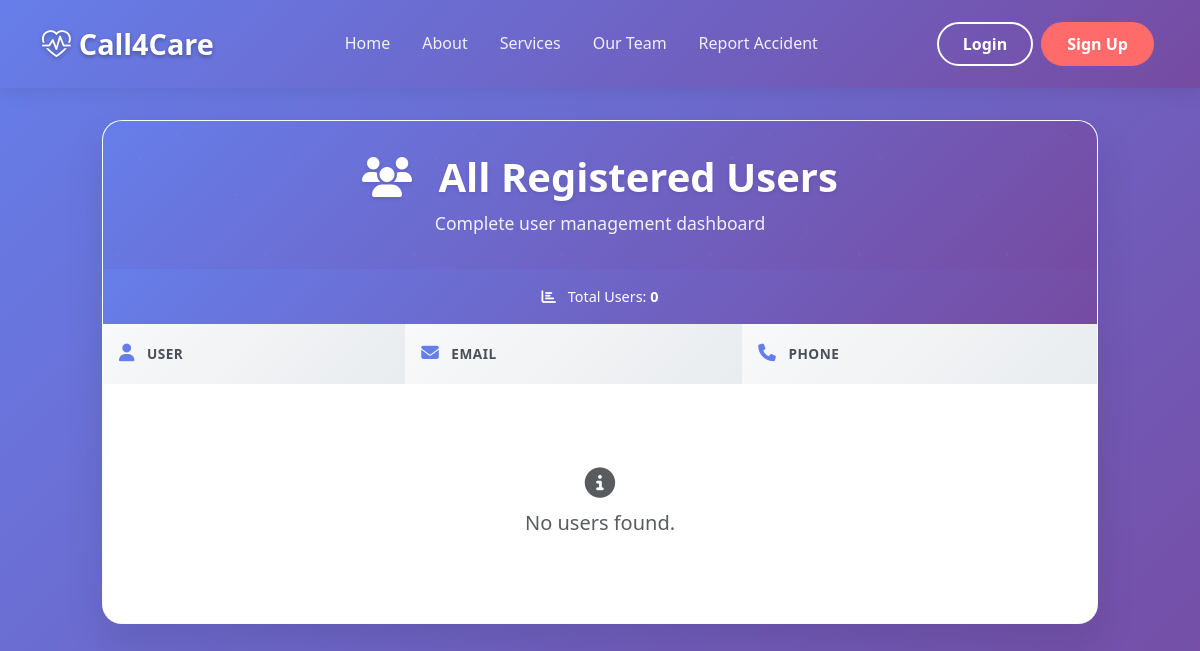
/accounts/Registered_Users/, run on an earlier commit of the app's database.
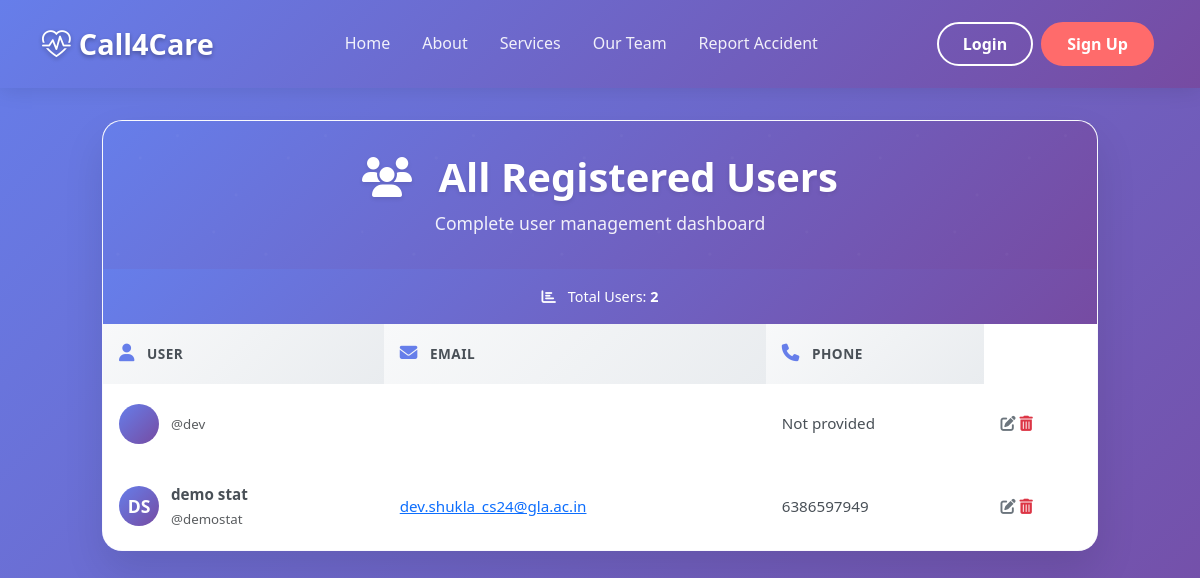
And on a later commit of the database.
### home/models.py (models this page shows)
class Student(User):
    phone_number = models.CharField(max_length=10)
    class Meta:
        verbose_name = "Student"
        verbose_name_plural = "Students"

### accounts/views.py (the view)
# urls.py: path('Registered_Users/',views.read,name="read"),
def read(request):
    Users = Student.objects.all().order_by('-id')
    parameters = {
        "Users" : Users
    }
    return render(request,"Details_every/in.html",parameters)

### templates/Details_Every/in.html (shortened to what this page needs)
{% extends "home/base.html" %}
{% block body %}
<div class="container-fluid dashboard-container">
    <div class="row justify-content-center">
        <div class="col-11 col-lg-10">
            <div class="dashboard-card fade-in">
                <div class="dashboard-header">
                    <h1 class="dashboard-title">
                        <i class="fas fa-users me-3"></i>
                        All Registered Users
                    </h1>
                    <p class="dashboard-subtitle mb-0">
                        Complete user management dashboard
                    </p>
                </div>
                <div class="stats-bar">
                    <i class="fas fa-chart-bar me-2"></i>
                    Total Users: <strong>{{ Users|length }}</strong>
                </div>
                <div class="table-responsive">
                    <table class="users-table table table-hover">
                        <thead>
                            <tr>
                                <th scope="col">
                                    <i class="fas fa-user table-icon"></i>
                                    User
                                </th>
                                <th scope="col">
                                    <i class="fas fa-envelope table-icon"></i>
                                    Email
                                </th>
                                <th scope="col">
                                    <i class="fas fa-phone table-icon"></i>
                                    Phone
                                </th>
                            </tr>
                        </thead>
                        <tbody>
                            {% if Users %}
                            {% for User in Users %}
                            <tr>
                                <td>
                                    <div class="d-flex align-items-center">
                                        <div class="user-avatar">
                                            {{ User.first_name|first|upper }}{{ User.last_name|first|upper }}
                                        </div>
                                        <div>
                                            <div class="fw-semibold">
                                                {{ User.first_name }} {{ User.last_name }}
                                            </div>
                                            <small class="text-muted">
                                                @{{ User.username|default:User.first_name|lower }}
                                            </small>
                                        </div>
                                    </div>
                                </td>
                                <td>
                                    <a href="mailto:{{ User.email }}" class="User-email">
                                        {{ User.email }}
                                    </a>
                                </td>
                                <td>
                                    <span class="User-phone">
                                        {{ User.phone_number|default:"Not provided" }}
                                    </span>
                                </td>
                                <td>
                                    <a href="{% url 'edit_User' User.id %}" class="text-secondary text-decoration-none">
                                        <i class="fas fa-edit"></i>
                                    </a>
                                    <a href="{% url 'delete_User' User.id %}" class="text-danger text-decoration-none">
                                        <i class="fas fa-trash-alt"></i>
                                    </a>
                                </td>
                            </tr>
                            {% endfor %}
                            {% else %}
                            <td colspan="3">
                                <div class="d-flex justify-content-center align-items-center" style="height: 200px;">
                                    <div class="text-center text-muted">
                                        <i class="fas fa-info-circle fa-2x mb-2"></i><br>
                                        <span class="fs-5">No users found.</span>
                                    </div>
                                </div>
                            </td>
                            {% endif %}
                        </tbody>
                    </table>
                </div>
            </div>
        </div>
    </div>
</div>
{% endblock %}

### templates/home/base.html (shortened to what this page needs)
<!DOCTYPE html>
<html lang="en">
<head>
    <link href="https://cdnjs.cloudflare.com/ajax/libs/bootstrap/5.3.0/css/bootstrap.min.css" rel="stylesheet">
    <link href="https://cdn.jsdelivr.net/npm/bootstrap-icons@1.10.5/font/bootstrap-icons.css" rel="stylesheet">
    <link href="https://cdnjs.cloudflare.com/ajax/libs/font-awesome/6.4.0/css/all.min.css" rel="stylesheet">
</head>
<body>
    <nav class="navbar navbar-expand-lg">
        <div class="container">
            <a class="navbar-brand" href="#">
                <i class="bi bi-heart-pulse me-2"></i>Call4Care
            </a>
            <div class="collapse navbar-collapse" id="navbarNav">
                <ul class="navbar-nav mx-auto">
                    <li class="nav-item">
                        <a class="nav-link" href="/">Home</a>
                    </li>
                    <li class="nav-item">
                        <a class="nav-link" href="{% url 'about' %}">About</a>
                    </li>
                    <li class="nav-item">
                        <a class="nav-link" href="{% url 'services' %}">Services</a>
                    </li>
                    <li class="nav-item">
                        <a class="nav-link" href="{% url 'team' %}">Our Team</a>
                    </li>
                    <li class="nav-item">
                        <a class="nav-link" href="{% url 'db' %}">Report Accident</a>
                    </li>
                </ul>
                {% if request.user.is_authenticated %}
                <div class="d-flex flex-column flex-lg-row">
                    <a href="{% url 'dashboard' %}" class="btn btn-auth btn-login-nav">Dashboard</a>
                    <a href="{% url 'logout' %}" class="btn btn-auth btn-signup">LogOut</a>
                </div>
                {% else %}
                <div class="d-flex flex-column flex-lg-row">
                    <a href="{% url 'login' %}" class="btn btn-auth btn-login-nav">Login</a>
                    <a href="{% url 'register' %}" class="btn btn-auth btn-signup">Sign Up</a>
                </div>
            </div>
            {% endif %}
        </div>
    </nav>
    {% block body %}
    {% endblock %}
</body>
</html>

### templates/home/base.html (style rules this page uses)
:root { --primary-color: #2c7be5; --secondary-color: #00d4aa; --accent-color: #ff6b6b; --dark-color: #1a1a2e; --light-color: #f8f9fa; }
body { font-family: 'Segoe UI', Tahoma, Geneva, Verdana, sans-serif; line-height: 1.6; }
.navbar { background: linear-gradient(135deg, #667eea 0%, #764ba2 100%) !important; box-shadow: 0 2px 20px rgba(0, 0, 0, 0.1); padding: 1rem 0; }
.navbar-brand { font-size: 1.8rem; font-weight: 700; color: white !important; text-shadow: 0 2px 4px rgba(0, 0, 0, 0.3); }
.navbar-nav .nav-link { color: rgba(255, 255, 255, 0.9) !important; font-weight: 500; margin: 0 0.5rem; transition: all 0.3s ease; position: relative; }
.btn-auth { margin: 0 0.25rem; border-radius: 25px; padding: 0.5rem 1.5rem; font-weight: 600; transition: all 0.3s ease; }
.btn-login-nav { background: transparent; border: 2px solid white; color: white; }
.btn-signup { background: var(--accent-color); border: 2px solid var(--accent-color); color: white; }

### templates/Details_Every/in.html (style rules this page uses)
body { background: linear-gradient(135deg, #667eea 0%, #764ba2 100%); min-height: 100vh; font-family: 'Segoe UI', Tahoma, Geneva, Verdana, sans-serif; }
.dashboard-container { padding: 2rem 0; }
.dashboard-card { background: rgba(255, 255, 255, 0.95); backdrop-filter: blur(10px); border-radius: 20px; box-shadow: 0 20px 40px rgba(0, 0, 0, 0.1); border: 1px solid rgba(255, 255, 255, 0.2); overflow: hidden; transition: all 0.3s ease; }
.dashboard-header { background: linear-gradient(135deg, #667eea 0%, #764ba2 100%); color: white; padding: 2rem; text-align: center; position: relative; overflow: hidden; }
.dashboard-header::before { content: ''; position: absolute; top: 0; left: 0; right: 0; bottom: 0; opacity: 0.3; }
.dashboard-title { font-size: 2.5rem; font-weight: 700; margin-bottom: 0.5rem; text-shadow: 0 2px 4px rgba(0, 0, 0, 0.1); position: relative; z-index: 1; }
.dashboard-subtitle { font-size: 1.1rem; opacity: 0.9; position: relative; z-index: 1; }
.users-table { margin: 0; border-collapse: separate; border-spacing: 0; width: 100%; background: white; }
.users-table thead th { background: linear-gradient(135deg, #f8f9fa 0%, #e9ecef 100%); color: #495057; font-weight: 600; text-transform: uppercase; letter-spacing: 0.5px; font-size: 0.85rem; padding: 1.2rem 1rem; border: none; position: relative; }
.users-table thead th:first-child { border-top-left-radius: 0; }
.users-table thead th:last-child { border-top-right-radius: 0; }
.users-table tbody tr { transition: all 0.3s ease; border-bottom: 1px solid rgba(0, 0, 0, 0.05); }
.users-table tbody td { padding: 1.2rem 1rem; vertical-align: middle; border: none; color: #495057; font-size: 0.95rem; }
.users-table tbody tr:last-child td:first-child { border-bottom-left-radius: 0; }
.users-table tbody tr:last-child td:last-child { border-bottom-right-radius: 0; }
.table-icon { font-size: 1.1rem; margin-right: 0.5rem; color: #667eea; }
.user-avatar { width: 40px; height: 40px; border-radius: 50%; background: linear-gradient(135deg, #667eea 0%, #764ba2 100%); display: inline-flex; align-items: center; justify-content: center; color: white; font-weight: 600; margin-right: 0.75rem; font-size: 1.1rem; }
.stats-bar { background: linear-gradient(135deg, #667eea 0%, #764ba2 100%); color: white; padding: 1rem 2rem; margin-bottom: 0; text-align: center; font-size: 0.9rem; }
.fade-in { animation: fadeIn 0.5s ease-in; }

What changed in the data, as far as the page shows it:
added Student: username "dev", phone_number "Not provided"
added Student: first_name|first "D", last_name|first "S", first_name "demo", last_name "stat", username "demostat", email "dev.shukla_cs24@gla.ac.in", phone_number "6386597949"
Also different on the page:
{{ Users|length }}: "0" → "2"
text no longer shown: "No users found."
